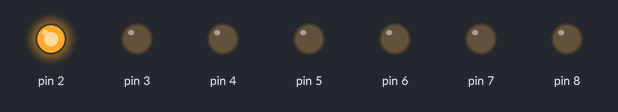
Simulated run of this sketch. Board: Arduino Uno, built with avr-gcc and run on an emulated ATmega328P. Parts: output pins drawn as LEDs (lit = HIGH).

Above: at 0.12 s.
At 1.12 s:
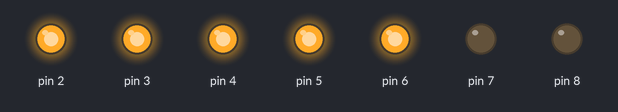
At 1.87 s:
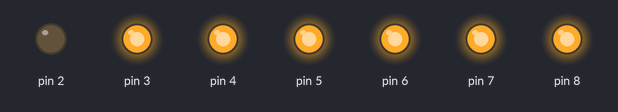
At 3.87 s:
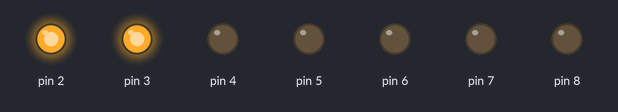
At 5.87 s:
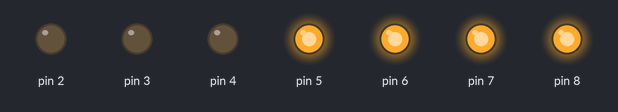
At 7.87 s:
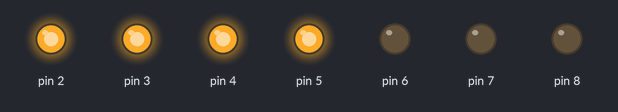
Timing chart, 0 to 8.2 s (numbered marks = the images above):
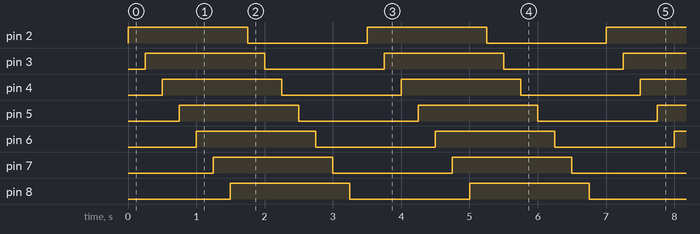

The sketch:

7_Segment.ino
```cpp
void setup() {
  Serial.begin(9600);
  pinMode(2, OUTPUT);
  pinMode(3, OUTPUT);
  pinMode(4, OUTPUT);
  pinMode(5, OUTPUT);
  pinMode(6, OUTPUT);
  pinMode(7, OUTPUT);
  pinMode(8, OUTPUT);
}

void loop() {
  for(int i=2; i<9; i++) {
    digitalWrite(i, HIGH);
    delay(250);
  }
  for(int i=2; i<9; i++) {
    digitalWrite(i, LOW);
    delay(250);
  }
}
```

Measured:
- by itself, pin 2–8: alternates HIGH for 1.8 s and LOW for 1.8 s
- by itself, everything shown: repeats every 3.5 s, in 14 steps
